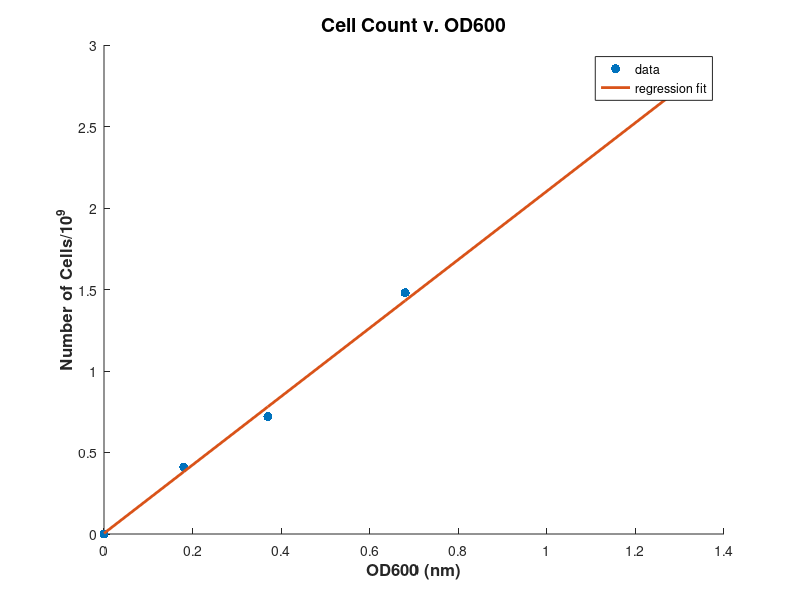

Reproduce this figure in MATLAB. (Note: this script raises an error after producing the figure.)
close all
clear all
clc

%% Problem 1: Conversion between optical density and cell mass data
disp('PROBLEM 1')

OD600 = [0 0.18 0.37 0.68 1.29]; % nm
CFU = [0 0.41 0.72 1.48 2.7]; % cells/10^9

n = 1;
C = polyfit(OD600, CFU, n);
C1 = C(1)
C2 = C(2)
fprintf('[Cell Count] = [OD600]*%f + %f\n\n', C1, C2);

figure(1)
hold on
plot(OD600, CFU, '.', 'MarkerSize', 20)
plot(OD600, (OD600.*C(1)) + C(2), '-', 'LineWidth', 2)
legend('data', 'regression fit')
xlabel('OD600 (nm)', 'FontSize', 12, 'FontWeight', 'bold')
ylabel('Number of Cells/10^9', 'FontSize', 12, 'FontWeight', 'bold')
title('Cell Count v. OD600', 'FontSize', 14, 'FontWeight', 'bold')
hold off


%% Problem 2: Logistic growth and parameter estimation

time = [0 0.1 0.5 1 1.5 2 2.5 3 4 5 6]'; % hours
OD600 = [0.10 0.11 0.19 0.36 0.61 0.94 1.29 1.58 1.88 1.97 1.99]'; % nm

% Part A
disp('PROBLEM 2, PART A')
counts = polyval(C, OD600)

% Part B
disp('PROBLEM 2, PART B')
N = counts;

g_0 = 2; % hours^-1
K_0 = 4; % cells/10^-9

MSE_error_func = @(P) MSE_error(N, time, P);
[P_opt, ~] = fminsearch(@(P) MSE_error_func(P), [g_0, K_0]);

g = P_opt(1) % hours^-1 
K = P_opt(2) % cells/10^-9

% Part C
disp('PROBLEM 2, PART C')
time_5 = [0 0.1 0.5 1 1.5]'; % first 5 data points
OD600_5 = [0.10 0.11 0.19 0.36 0.61]'; % first 5 data points

N_5 = polyval(C, OD600_5);

MSE_error_func = @(P) MSE_error(N_5, time_5, P);
[P_opt, ~] = fminsearch(@(P) MSE_error_func(P), [g_0, K_0]);

g_5 = P_opt(1) % hours^-1 
K_5 = P_opt(2) % cells/10^-9

%{
The estimates of gamma and K are noticably different from part B. Here g_5
= 1.4125 hours^-1 and K_5 = 4.0735 cells/10^9, whereas in part B, g =
1.4089 and K = 4.2080, respectively. When fitting logistic curves to data,
it is important to have a good spread of population data over time, since
it is difficult to estimate the final population carrying capacity using
data from only a few initial time points. More data points improves the
fit.
%}

% Part D
disp('PROBLEM 2, PART D')
time_noisy = [0 0.1 0.5 1 4 5 6]'; % noisy data
N_noisy = [0.22 0.26 0.36 0.77 4.72 4.92 3.39]'; % noisy data

MSE_error_func = @(P) MSE_error(N_noisy, time_noisy, P);
[P_opt, f_noisy] = fminsearch(@(P) MSE_error_func(P), [g_0, K_0]);

g_noisy = P_opt(1) % hours^-1 
K_noisy = P_opt(2) % cells/10^-9

[t, N_pred_noisy] = ode45(@(t, N) logistic(t, N, g_noisy, K_noisy), time_noisy, N_noisy(1));

%{
The estimates of gamma and K are noticably different from part B. Here
g_noisy = 1.6972 hours^-1 and K_noisy = 4.3699 cells/10^9, whereas in part
B, g = 1.4089 and K = 4.2080, respectively. The noise in the data makes it
very hard to accurately and confidently estimate the carrying capacity (K)
and the growth rate (g), especially with so few data points (only 7 time
points).
%}

% Part E
disp('PROBLEM 2, PART E')
MSE_norm_error_func = @(P) MSE_norm_error(N_noisy, time_noisy, P);
[P_opt, f_norm_noisy] = fminsearch(@(P) MSE_norm_error_func(P), [g_0, K_0]);

g_norm_noisy = P_opt(1) % hours^-1 
K_norm_noisy = P_opt(2) % cells/10^-9

[t, N_pred_norm_noisy] = ode45(@(t, N) logistic(t, N, g_norm_noisy, K_norm_noisy), time_noisy, N_noisy(1));

%{
The estimates of gamma and K are noticably different from part D. Here
g_norm_noisy = 1.3626 hours^-1 and K_noisy = 4.1658 cells/10^9, whereas in
part D, g_noisy = 1.6972 and K_noisy = 4.3699, respectively. This would
imply that normalizing the error for fitting the data helps reduce the
impact of noise on the calculated fit parameters.
%}

% Part F
disp('PROBLEM 2, PART F')

SE_noisy_d = (N_noisy-N_pred_noisy).^2;
SE_noisy_norm_d = ((N_noisy-N_pred_noisy).^2)./((N_noisy).^2);

figure(2)
hold on
ylim([0, 1])
xlabel('Time', 'FontSize', 12, 'FontWeight', 'bold')
ylabel('Error', 'FontSize', 12, 'FontWeight', 'bold')
title('SE Error v. Time using parameters from Part D', 'FontSize', 14, 'FontWeight', 'bold')
set1 = plot(time_noisy', SE_noisy_d', 'm.', 'MarkerSize', 20);
set2 = plot(time_noisy', SE_noisy_norm_d', 'b.', 'MarkerSize', 20);
hold off

h = [set1(1) set2(1)]';
legend(h, 'SE Error', 'SE Error Normalized','location','northwest')

SE_noisy_e = (N_noisy-N_pred_norm_noisy).^2;
SE_noisy_norm_e = ((N_noisy-N_pred_norm_noisy).^2)./((N_noisy).^2);

figure(3)
hold on
ylim([0, 1])
xlabel('Time', 'FontSize', 12, 'FontWeight', 'bold')
ylabel('Error', 'FontSize', 12, 'FontWeight', 'bold')
title('SE Error v. Time using parameters from Part E', 'FontSize', 14, 'FontWeight', 'bold')
set1 = plot(time_noisy', SE_noisy_e', 'm.', 'MarkerSize', 20);
set2 = plot(time_noisy', SE_noisy_norm_e', 'b.', 'MarkerSize', 20);
hold off

h = [set1(1) set2(1)]';
legend(h, 'SE Error', 'SE Error Normalized','location','northwest')

%{
The error for each data point using the normalized SE metric does not scale
as the magnitude of the data increases, whereas the error for each data
point using the non-normalized SE metric does (it grows, especially at 4,
5, and 6 hours). The normalized SE metric should be used in most cases
since it better represents the relative size of the error when compared to
the magnitude or "size" of each given data point.
%}


%% Functions
function dN = logistic(t, N, g, K)
    dN = g.*N.*(1-N./K);
end

function MSE = MSE_error(N, time, P)
    g = P(1);
    K = P(2);
    N_0 = N(1);
    [t, N_pred] = ode45(@(t, N) logistic(t, N, g, K), time, N_0);
    MSE = sum((N_pred-N).^2);
end

function MSE_norm = MSE_norm_error(N, time, P)
    g = P(1);
    K = P(2);
    N_0 = N(1);
    [t, N_pred] = ode45(@(t, N) logistic(t, N, g, K), time, N_0);
    MSE_norm = sum(((N_pred-N).^2)./(N.^2));
end
